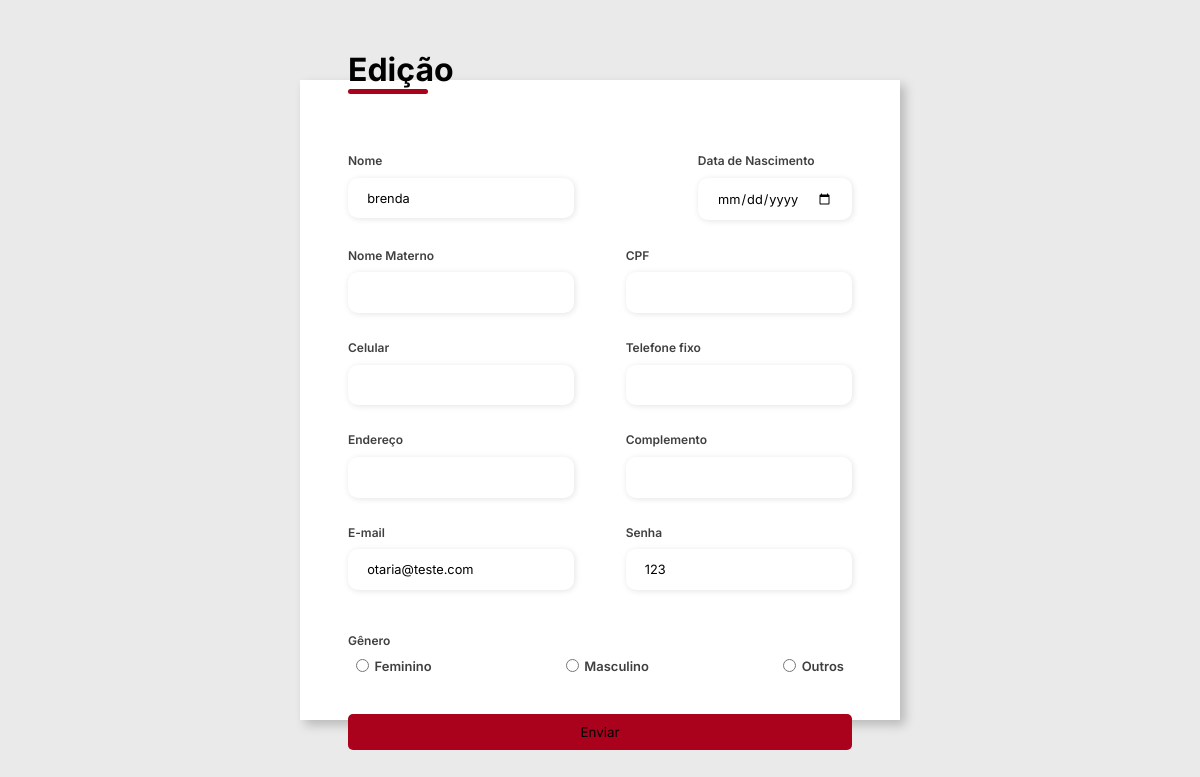
The page /TelaConsulta/edit.php?id=3 (signed in) on the database its author committed.
### tables this page shows
CREATE TABLE `usuario` (
  `ID_CLI` int(11) NOT NULL,
  `nome` varchar(100) NOT NULL,
  `email` varchar(100) NOT NULL,
  `senha` varchar(100) NOT NULL,
  `permissao` varchar(20) NOT NULL DEFAULT 'cliente',
  `dt_nascimento` varchar(100) NOT NULL,
  `sexo` varchar(100) NOT NULL,
  `nome_materno` varchar(100) NOT NULL,
  `cpf` varchar(100) NOT NULL,
  `tel_celular` varchar(100) NOT NULL,
  `tel_fixo` varchar(100) NOT NULL,
  `endereco` varchar(100) NOT NULL,
  `complemento` varchar(100) NOT NULL,
  `cep` varchar(100) NOT NULL
);

### TelaConsulta/edit.php (the view, shortened to what this page needs)
<?php
if(isset($_POST) && !empty($_POST))
    {
        $id = $_POST["id"];
        $nome = $_POST["nome"];
        $dt_nascimento = $_POST["dt_nascimento"];
        $sexo = $_POST["sexo"];
        $nome_materno = $_POST["nome_materno"];
        $cpf = $_POST["cpf"];
        $tel_celular = $_POST["tel_celular"];
        $tel_fixo = $_POST["tel_fixo"];
        $endereco = $_POST["endereco"];
        $complemento = $_POST["complemento"];
        $email = $_POST["email"];
        $senha = $_POST["senha"];
        include_once("../bd_pizzaria/config.php");
        $query = "UPDATE usuario set nome = '$nome', dt_nascimento = '$dt_nascimento' ,sexo = '$sexo' ,nome_materno = '$nome_materno',cpf = '$cpf' ,tel_celular = '$tel_celular',tel_fixo = '$tel_fixo', endereco = '$endereco' ,complemento = '$complemento' ,email = '$email' ,senha = '$senha' WHERE ID_CLI=".$id;
        $result = mysqli_query($conexao, $query);
        header($header = 'Location: ../consulta.php?mensagem=Usuário editado com sucesso');
        exit();
    }
    else if(isset($_GET["id"]) && !empty($_GET["id"]))
    {
        include_once("../config.php");
        $query = "SELECT * FROM usuario WHERE ID_CLI = ".$_GET["id"];
        $result = mysqli_query($conexao, $query);
        $dados = mysqli_fetch_array($result);
        $nome = $dados["nome"];
        $email = $dados["email"];
        $dt_nascimento = $dados["dt_nascimento"];
        $nome_materno = $dados["nome_materno"];
        $cpf = $dados["cpf"];
        $tel_celular = $dados["tel_celular"];
        $tel_fixo = $dados["tel_fixo"];
        $endereco = $dados["endereco"];
        $complemento = $dados["complemento"];
        $senha = $dados["senha"];
    }
    else {
        header("Location: ../TelaLogin/edit.php?mensagem=Selecione um usuário para editar");
        exit();
    }
?>
<!DOCTYPE html>
<html lang="pt-br">
<head>
    <link rel="stylesheet" href="edit.css">
</head>
<body>
    <div class="container">
        <div class="form">
            <form action="edit.php" method = "post">
                <div class="form-header">
                    <div class="title">
                        <h1>Edição</h1>
                    </div>
                </div>
                <div class="input-group">
                    <div class="input-box">
                        <label for="nome">Nome</label>
                        <input id="nome" type="text" value="<?php echo $nome; ?>" name="nome" required>
                    </div>
                    <div class="input-box">
                        <label for="dt_nascimento">Data de Nascimento</label>
                        <input id="dt_nascimento" type="date" value="<?php echo $dt_nascimento; ?>" name="dt_nascimento"  required>
                    </div>
                    <div class="input-box">
                        <label for="nome_materno">Nome Materno</label>
                        <input id="nome_materno" type="text" value="<?php echo $nome_materno; ?>" name="nome_materno"  required>
                    </div>
                    <div class="input-box">
                        <label for="cpf">CPF</label>
                        <input id="cpf" type="text" value="<?php echo $cpf; ?>" name="cpf"  required>
                    </div>
                    <div class="input-box">
                        <label for="tel_celular">Celular</label>
                        <input id="tel_celular" type="tel" value="<?php echo $tel_celular; ?>" name="tel_celular"  required>
                    </div>
                    <div class="input-box">
                        <label for="tel_fixo">Telefone fixo</label>
                        <input id="tel_fixo" type="tel" value="<?php echo $tel_fixo; ?>" name="tel_fixo"  required>
                    </div>
                    <div class="input-box">
                        <label for="endereco">Endereço</label>
                        <input id="endereco" type="text" value="<?php echo $endereco; ?>" name="endereco"  required>
                    </div>
                    <div class="input-box">
                        <label for="complemento">Complemento</label>
                        <input id="complemento" type="text" value="<?php echo $complemento; ?>" name="complemento" required>
                    </div>
                    <div class="input-box">
                        <label for="email">E-mail</label>
                        <input id="email" type="email" value="<?php echo $email; ?>" name="email"  required>
                    </div>
                    <div class="input-box">
                        <label for="senha">Senha</label>
                        <input id="senha" type="senha" value="<?php echo $senha; ?>" name="senha"  required>
                    </div>
                </div>
                <div class="gender-inputs">
                    <div class="gender-title">
                        <h6>Gênero</h6>
                    </div>
                    <div class="gender-group">
                        <div class="gender-input">
                            <input id="feminino" type="radio" value="feminino" name="sexo">
                            <label for="feminino">Feminino</label>
                        </div>
                        <div class="gender-input">
                            <input id="masculino" type="radio" value="masculino" name="sexo">
                            <label for="masculino">Masculino</label>
                        </div>
                        <div class="gender-input">
                            <input id="outros" type="radio" value="outros" name="sexo">
                            <label for="outros">Outros</label>
                        </div>
                    </div>
                </div>
                <div class="continue-button">
                    <button type="submit">Enviar</button>
                </div>
            </form>
        </div>
    </div>
</body>
</html>

### TelaConsulta/edit.css (style rules this page uses)
* { padding: 0; margin: 0; box-sizing: border-box; font-family: 'Inter', sans-serif; }
body { width: 100%; height: 100vh; display: flex; justify-content: center; align-items: center; background: #ebeaea; }
.container { width: 80%; height: 80vh; display: flex; box-shadow: 5px 5px 10px rgba(0, 0, 0, 0.212); }
.form { width: 50%; display: flex; flex-direction: column; justify-content: center; align-items: center; background-color: #fff; padding: 3rem; }
.form-header { margin-bottom: 3rem; display: flex; justify-content: space-between; }
.form-header h1::after { content: ''; display: block; width: 5rem; height: 0.3rem; background-color: #aa011c; margin: 0 auto; position: absolute; border-radius: 10px; }
.input-group { display: flex; flex-wrap: wrap; justify-content: space-between; padding: 1rem 0; }
.input-box { display: flex; flex-direction: column; margin-bottom: 1.1rem; }
.input-box input { margin: 0.6rem 0; padding: 0.8rem 1.2rem; border: none; border-radius: 10px; box-shadow: 1px 1px 6px #0000001c; font-size: 0.8rem; }
.input-box label, .gender-title h6 { font-size: 0.75rem; font-weight: 600; color: #000000c0; }
.input-box input::placeholder { color: #000000be; }
.gender-group { display: flex; justify-content: space-between; margin-top: 0.62rem; padding: 0 .5rem; }
.gender-input { display: flex; align-items: center; }
.gender-input input { margin-right: 0.35rem; }
.gender-input label { font-size: 0.81rem; font-weight: 600; color: #000000c0; }
.continue-button button { width: 100%; margin-top: 2.5rem; border: none; background-color: #aa011c; padding: 0.62rem; border-radius: 5px; cursor: pointer; }
@media screen and (max-width: 1330px) { .container { width: 50%; } }
@media screen and (max-width: 1330px) { .form { width: 100%; } }

### rows shown on the page
usuario: nome "brenda", email "otaria@teste.com", senha "123"
